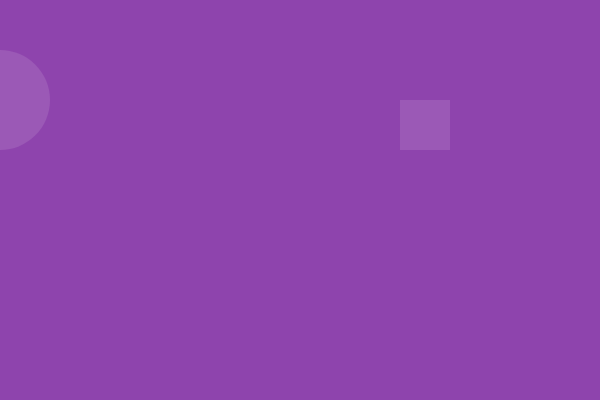
Frame 1 (no input)
Frame 60 (no input): identical to frame 1, image omitted
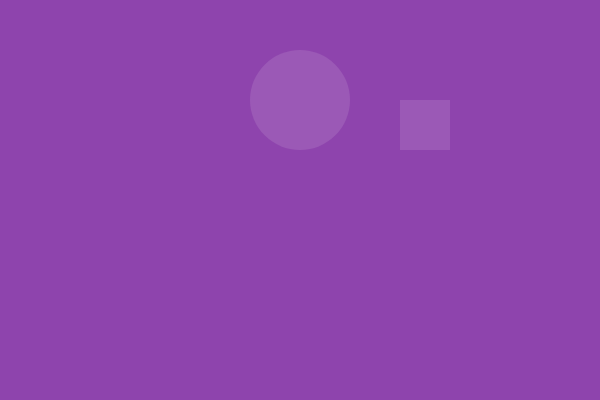
Frame 120 (the mouse pressed at the canvas centre since frame 60)

The p5.js sketch that drew these frames (run headless with seeded random() and noise() and a simulated clock; from frame 60 on, the mouse is pressed at the canvas centre):

// p5.js sketch
// ── sketch.js
function setup() {
  createCanvas(600,400);
}

function draw() {
  // background
  background(142, 68, 173);
  
  // ellipse
  fill(155, 89, 182);
  noStroke();
  ellipse(mouseX,100,100,100);
  
  // rectangle
  fill(155, 89, 182);
  noStroke();
  rect(400,100,50,50);
}
